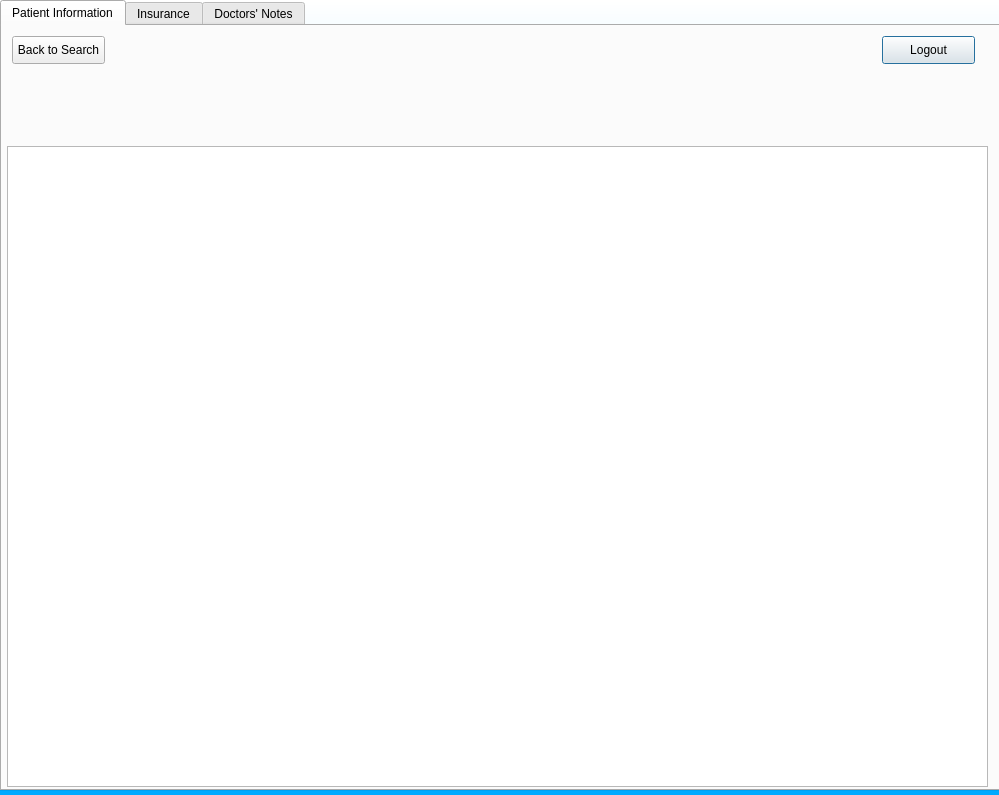
<?xml version="1.0" encoding="UTF-8"?>
<ui version="4.0">
 <class>Dialog</class>
 <widget class="QDialog" name="Dialog">
  <property name="geometry">
   <rect>
    <x>0</x>
    <y>0</y>
    <width>999</width>
    <height>795</height>
   </rect>
  </property>
  <property name="windowTitle">
   <string>Dialog</string>
  </property>
  <widget class="QWidget" name="widget" native="true">
   <property name="geometry">
    <rect>
     <x>0</x>
     <y>0</y>
     <width>1001</width>
     <height>801</height>
    </rect>
   </property>
   <property name="styleSheet">
    <string notr="true">QWidget#widget{
background-color:qlineargradient(spread:pad, x1:1, y1:0.982409, x2:1, y2:0, stop:0 rgba(0, 170, 255, 255), stop:1 rgba(255, 255, 255, 255))}</string>
   </property>
   <widget class="QTabWidget" name="tabWidget">
    <property name="geometry">
     <rect>
      <x>0</x>
      <y>0</y>
      <width>1001</width>
      <height>791</height>
     </rect>
    </property>
    <property name="styleSheet">
     <string notr="true">QTabWidget#tabwidget{
background-color:qlineargradient(spread:pad, x1:1, y1:0.982409, x2:1, y2:0, stop:0 rgba(0, 170, 255, 255), stop:1 rgba(255, 255, 255, 255))}</string>
    </property>
    <property name="currentIndex">
     <number>0</number>
    </property>
    <widget class="QWidget" name="tab">
     <attribute name="title">
      <string>Patient Information</string>
     </attribute>
     <widget class="QListView" name="listView">
      <property name="geometry">
       <rect>
        <x>5</x>
        <y>120</y>
        <width>981</width>
        <height>641</height>
       </rect>
      </property>
     </widget>
     <widget class="QPushButton" name="logout_3">
      <property name="geometry">
       <rect>
        <x>880</x>
        <y>10</y>
        <width>93</width>
        <height>28</height>
       </rect>
      </property>
      <property name="text">
       <string>Logout</string>
      </property>
     </widget>
     <widget class="QPushButton" name="backsearch">
      <property name="geometry">
       <rect>
        <x>10</x>
        <y>10</y>
        <width>93</width>
        <height>28</height>
       </rect>
      </property>
      <property name="text">
       <string>Back to Search</string>
      </property>
     </widget>
    </widget>
    <widget class="QWidget" name="tab_3">
     <attribute name="title">
      <string>Insurance</string>
     </attribute>
     <widget class="QListView" name="listView_2">
      <property name="geometry">
       <rect>
        <x>5</x>
        <y>90</y>
        <width>981</width>
        <height>671</height>
       </rect>
      </property>
     </widget>
     <widget class="QPushButton" name="logout_2">
      <property name="geometry">
       <rect>
        <x>870</x>
        <y>0</y>
        <width>93</width>
        <height>28</height>
       </rect>
      </property>
      <property name="text">
       <string>Logout</string>
      </property>
     </widget>
     <widget class="QPushButton" name="backsearch_2">
      <property name="geometry">
       <rect>
        <x>10</x>
        <y>0</y>
        <width>93</width>
        <height>28</height>
       </rect>
      </property>
      <property name="text">
       <string>Back to Search</string>
      </property>
     </widget>
    </widget>
    <widget class="QWidget" name="tab_2">
     <attribute name="title">
      <string>Doctors' Notes</string>
     </attribute>
     <widget class="QListView" name="listView_3">
      <property name="geometry">
       <rect>
        <x>10</x>
        <y>40</y>
        <width>971</width>
        <height>391</height>
       </rect>
      </property>
     </widget>
     <widget class="QTextEdit" name="textEdit">
      <property name="geometry">
       <rect>
        <x>13</x>
        <y>476</y>
        <width>971</width>
        <height>181</height>
       </rect>
      </property>
     </widget>
     <widget class="QPushButton" name="addNotes">
      <property name="geometry">
       <rect>
        <x>440</x>
        <y>690</y>
        <width>93</width>
        <height>28</height>
       </rect>
      </property>
      <property name="text">
       <string>Add</string>
      </property>
     </widget>
     <widget class="QLabel" name="label">
      <property name="geometry">
       <rect>
        <x>20</x>
        <y>450</y>
        <width>181</width>
        <height>16</height>
       </rect>
      </property>
      <property name="text">
       <string>Click the box to append notes:</string>
      </property>
     </widget>
     <widget class="QPushButton" name="logout">
      <property name="geometry">
       <rect>
        <x>880</x>
        <y>0</y>
        <width>93</width>
        <height>28</height>
       </rect>
      </property>
      <property name="text">
       <string>Logout</string>
      </property>
     </widget>
     <widget class="QPushButton" name="backsearch_3">
      <property name="geometry">
       <rect>
        <x>10</x>
        <y>0</y>
        <width>93</width>
        <height>28</height>
       </rect>
      </property>
      <property name="text">
       <string>Back to Search</string>
      </property>
     </widget>
    </widget>
   </widget>
  </widget>
 </widget>
 <resources/>
 <connections/>
</ui>
